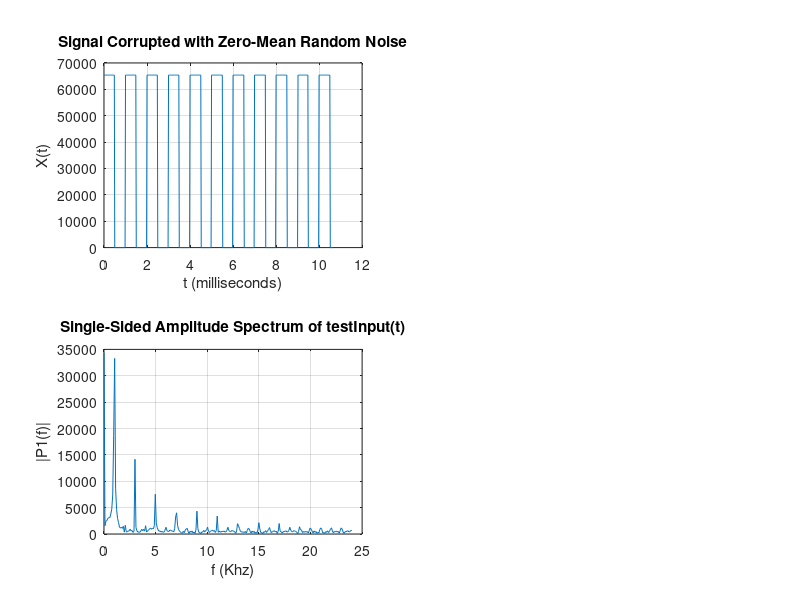

Write MATLAB code to recreate this figure. (Note: this script raises an error after producing the figure.)
clf, clc, clear all

Fs=48000; Ts = 1/Fs; L =512; t = (0:L-1)*Ts; f = (Fs/L)*(0:0.5*L);
Fc = 6000;  orden = 60;

testInput = 64*(511*square(2*pi*1000*t)+0.0*512*sin(2*pi*15000*t) + 0.0*rand(size(t)) + 511);

figure(1)
subplot(221)
plot(1000*t,testInput)
title('Signal Corrupted with Zero-Mean Random Noise')
xlabel('t (milliseconds)')
ylabel('X(t)')
grid on

Y = fft(testInput);
P2 = abs(Y/L);
P1 = P2(1:L/2+1);
P1(2:end-1) = 2*P1(2:end-1);

figure(1)
subplot(223)
plot(f*0.001,P1)
title('Single-Sided Amplitude Spectrum of testInput(t)')
xlabel('f (Khz)')
ylabel('|P1(f)|')
grid on

[firCoeffsb, firCoeffsa] = fir1(orden, 2*Fc/Fs);
[firCoeffs, firTime] = impz(firCoeffsb, firCoeffsa);
[h,w] = freqz(firCoeffsb,firCoeffsa,length(f));

figure(2)
subplot(121)
plot(1000*Ts*firTime, firCoeffs), %xlim(1000*Ts*[firTime(1) firTime(end)])
title('Respuesta Impulsiva del filtro (t)')
xlabel('t (milliseconds)')
grid on
subplot(122)
plot(0.001*Fs*w/(2*pi),abs(h),'r'), xlim([0 0.001*Fs/2]), grid on
title('Single-Sided Amplitude Spectrum of Respuesta Impulsiva(t)')
xlabel('f (Khz)')
ylabel('|P1(f)|')

testOutput = filter(firCoeffsb,firCoeffsa,testInput);

figure(1)
subplot(222)
plot(1000*t,testOutput)
title('Filtered Signal')
xlabel('t (milliseconds)')
ylabel('X(t)')
grid on

Y = fft(testOutput); 
P2 = abs(Y/L); 
P1 = P2(1:L/2+1); 
P1(2:end-1) = 2*P1(2:end-1);

figure(1),subplot(224)
[ax,h1,h2] = plotyy(f*0.001,P1,f*0.001,abs(h));
title('Single-Sided Amplitude Spectrum of testOutput(t)')
xlabel('f (Khz)')
ylabel('|P1(f)|')
grid on
set(ax(2),'Ylim',[0 1])

external_generation_q31